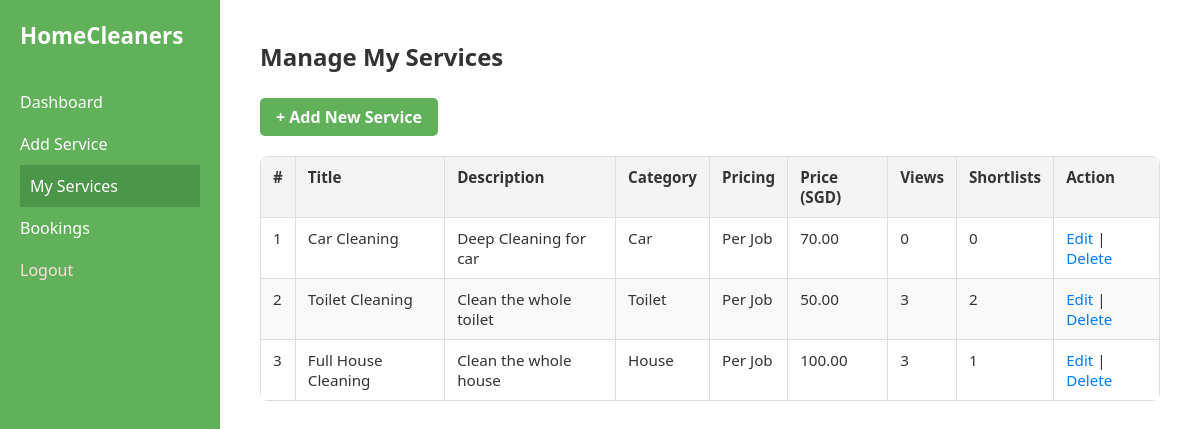
The page /boundary/manage_services.php (signed in) on the database as committed earlier.
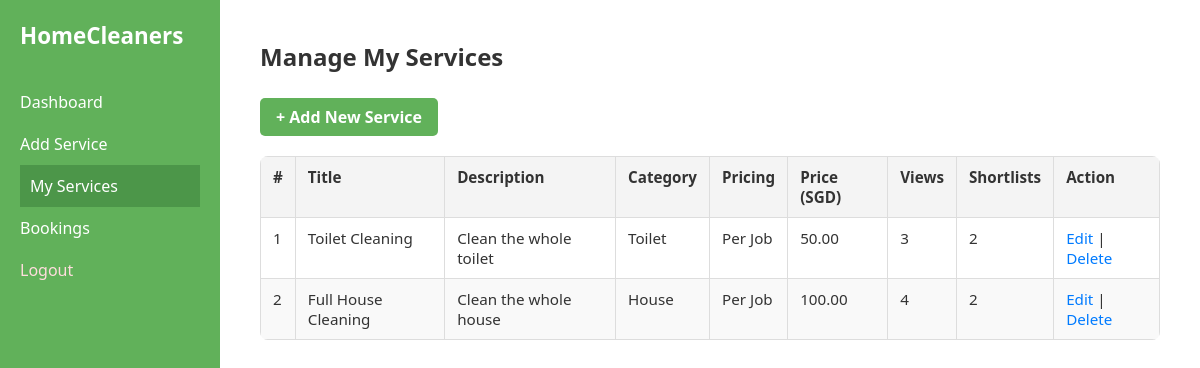
The same page on the database as committed later.
### tables this page shows
CREATE TABLE IF NOT EXISTS `services` (
  `id` int NOT NULL AUTO_INCREMENT,
  `cleaner_id` int NOT NULL,
  `title` varchar(100) NOT NULL,
  `description` text NOT NULL,
  `price` decimal(10,2) NOT NULL,
  `category_id` int NOT NULL,
  `pricing_type` enum('per_job','per_hour') NOT NULL,
  `created_at` datetime DEFAULT CURRENT_TIMESTAMP,
  `view_count` int DEFAULT '0',
  `shortlist_count` int DEFAULT '0',
  PRIMARY KEY (`id`),
  KEY `cleaner_id` (`cleaner_id`),
  KEY `category_id` (`category_id`)
);

CREATE TABLE IF NOT EXISTS `categories` (
  `id` int NOT NULL AUTO_INCREMENT,
  `name` varchar(50) NOT NULL,
  PRIMARY KEY (`id`),
  UNIQUE KEY `name` (`name`)
);

### entity/Service.php (called while the page is built, shortened)
<?php
class Service {
    public static function getByCleaner($pdo, $cleaner_id) {
        $stmt = $pdo->prepare("
            SELECT s.*, c.name AS category_name, s.view_count, s.shortlist_count
            FROM services s
            JOIN categories c ON s.category_id = c.id
            WHERE s.cleaner_id = ?
            ORDER BY s.created_at DESC
        ");
        $stmt->execute([$cleaner_id]);
        return $stmt->fetchAll();
    }
}

### control/CleanerController.php (called while the page is built, shortened)
<?php
require_once __DIR__ . '/../config/db.php';
require_once __DIR__ . '/../entity/Service.php';
class CleanerController {
    public static function getCleanerServices($cleaner_id) {
        global $pdo;
        return Service::getByCleaner($pdo, $cleaner_id);
    }
}

### boundary/manage_services.php (the view, shortened to what this page needs)
<?php
require_once '../config/db.php';
require_once '../control/CleanerController.php';
$cleaner_id = $_SESSION['user']['id'];
$services = CleanerController::getCleanerServices($cleaner_id);
?>
<!DOCTYPE html>
<html>
<head>
    <link rel="stylesheet" href="../css/layout.css">
    <link rel="stylesheet" href="../css/manage_services.css">
</head>
<body>
<div class="dashboard-layout">
    <aside class="sidebar">
        <div class="sidebar-brand">HomeCleaners</div>
        <nav class="sidebar-links">
            <a href="dashboard_cleaner.php">Dashboard</a>
            <a href="add_service.php">Add Service</a>
            <a href="manage_services.php" class="active">My Services</a>
            <a href="view_cleaner_bookings.php">Bookings</a>
            <a href="../logout.php" class="logout-link">Logout</a>
        </nav>
    </aside>
    <main class="dashboard-main">
        <h2>Manage My Services</h2>
        <div class="services-header">
            <a href="add_service.php" class="add-link">+ Add New Service</a>
        </div>
        <?php if (empty($services)): ?>
            <p>You haven't listed any services yet.</p>
        <?php else: ?>
            <div class="table-wrapper">
                <table class="service-table">
                    <thead>
                        <tr>
                            <th>#</th>
                            <th>Title</th>
                            <th>Description</th>
                            <th>Category</th>
                            <th>Pricing</th>
                            <th>Price (SGD)</th>
                            <th>Views</th>
                            <th>Shortlists</th>
                            <th>Action</th>
                        </tr>
                    </thead>
                    <tbody>
                        <?php foreach ($services as $i => $s): ?>
                            <tr>
                                <td><?= $i + 1 ?></td>
                                <td><?= htmlspecialchars($s['title']) ?></td>
                                <td><?= nl2br(htmlspecialchars($s['description'])) ?></td>
                                <td><?= htmlspecialchars($s['category_name']) ?></td>
                                <td><?= $s['pricing_type'] === 'per_job' ? 'Per Job' : 'Per Hour' ?></td>
                                <td><?= number_format($s['price'], 2) ?></td>
                                <td><?= (int) $s['view_count'] ?></td>
                                <td><?= (int) $s['shortlist_count'] ?></td>
                                <td>
                                    <a href="edit_services.php?id=<?= $s['id'] ?>">Edit</a> |
                                    <a href="delete_service.php?id=<?= $s['id'] ?>" onclick="return confirm('Delete this service?')">Delete</a>
                                </td>
                            </tr>
                        <?php endforeach; ?>
                    </tbody>
                </table>
            </div>
        <?php endif; ?>
    </main>
</div>
</body>
</html>

Rows that differ between the two databases and show on the page:
removed services: title "Car Cleaning", description "Deep Cleaning for car", category.name "Car", pricing_type "Per Job", price "70.00", view_count "0", shortlist_count "0"
changed services "Full House Cleaning": view_count "3" → "4"; shortlist_count "1" → "2"
